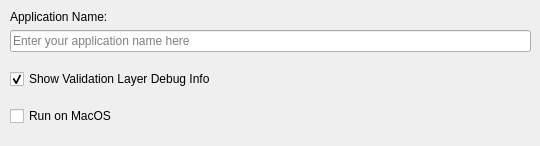
        <widget class="QWidget" name="instance">
         <property name="enabled">
          <bool>true</bool>
         </property>
         <attribute name="title">
          <string>Instance</string>
         </attribute>
         <widget class="QWidget" name="horizontalLayoutWidget_2">
          <property name="geometry">
           <rect>
            <x>10</x>
            <y>10</y>
            <width>521</width>
            <height>127</height>
           </rect>
          </property>
          <layout class="QHBoxLayout" name="horizontalLayout_2">
           <item>
            <layout class="QVBoxLayout" name="verticalLayoutApplicationName">
             <item>
              <spacer name="verticalSpacer_28">
               <property name="orientation">
                <enum>Qt::Vertical</enum>
               </property>
               <property name="sizeHint" stdset="0">
                <size>
                 <width>20</width>
                 <height>40</height>
                </size>
               </property>
              </spacer>
             </item>
             <item>
              <widget class="QLabel" name="applicationNameLabel">
               <property name="toolTip">
                <string>&lt;html&gt;&lt;head/&gt;&lt;body&gt;&lt;p&gt;Name of the application, which will be shown on the Main Window Title.&lt;/p&gt;&lt;/body&gt;&lt;/html&gt;</string>
               </property>
               <property name="text">
                <string>Application Name:</string>
               </property>
              </widget>
             </item>
             <item>
              <spacer name="verticalSpacer_4">
               <property name="orientation">
                <enum>Qt::Vertical</enum>
               </property>
               <property name="sizeHint" stdset="0">
                <size>
                 <width>20</width>
                 <height>40</height>
                </size>
               </property>
              </spacer>
             </item>
             <item>
              <widget class="QLineEdit" name="applicationNameInput">
               <property name="toolTip">
                <string>&lt;html&gt;&lt;head/&gt;&lt;body&gt;&lt;p&gt;Name of the application, which will be shown on the Main Window Title.&lt;/p&gt;&lt;/body&gt;&lt;/html&gt;</string>
               </property>
               <property name="placeholderText">
                <string>Enter your application name here</string>
               </property>
              </widget>
             </item>
             <item>
              <spacer name="verticalSpacer_3">
               <property name="orientation">
                <enum>Qt::Vertical</enum>
               </property>
               <property name="sizeHint" stdset="0">
                <size>
                 <width>20</width>
                 <height>40</height>
                </size>
               </property>
              </spacer>
             </item>
             <item>
              <layout class="QVBoxLayout" name="verticalLayout_4">
               <item>
                <spacer name="verticalSpacer_7">
                 <property name="orientation">
                  <enum>Qt::Vertical</enum>
                 </property>
                 <property name="sizeHint" stdset="0">
                  <size>
                   <width>20</width>
                   <height>40</height>
                  </size>
                 </property>
                </spacer>
               </item>
               <item>
                <widget class="QCheckBox" name="showValidationLayerDebugInfoCheckBox">
                 <property name="toolTip">
                  <string>Prints Validation Layer debug info output on console. Can be very verbose.</string>
                 </property>
                 <property name="text">
                  <string>Show Validation Layer Debug Info</string>
                 </property>
                 <property name="checked">
                  <bool>true</bool>
                 </property>
                </widget>
               </item>
               <item>
                <spacer name="verticalSpacer_5">
                 <property name="orientation">
                  <enum>Qt::Vertical</enum>
                 </property>
                 <property name="sizeHint" stdset="0">
                  <size>
                   <width>20</width>
                   <height>40</height>
                  </size>
                 </property>
                </spacer>
               </item>
               <item>
                <widget class="QCheckBox" name="runOnMacosCheckBox">
                 <property name="toolTip">
                  <string>&lt;html&gt;&lt;head/&gt;&lt;body&gt;&lt;p&gt;Load Extension necessary for MacOS if enabled. App won't start on Windows/Linux if enabled.&lt;/p&gt;&lt;/body&gt;&lt;/html&gt;</string>
                 </property>
                 <property name="text">
                  <string>Run on MacOS</string>
                 </property>
                </widget>
               </item>
               <item>
                <spacer name="verticalSpacer_6">
                 <property name="orientation">
                  <enum>Qt::Vertical</enum>
                 </property>
                 <property name="sizeHint" stdset="0">
                  <size>
                   <width>20</width>
                   <height>40</height>
                  </size>
                 </property>
                </spacer>
               </item>
              </layout>
             </item>
            </layout>
           </item>
          </layout>
         </widget>
        </widget>
